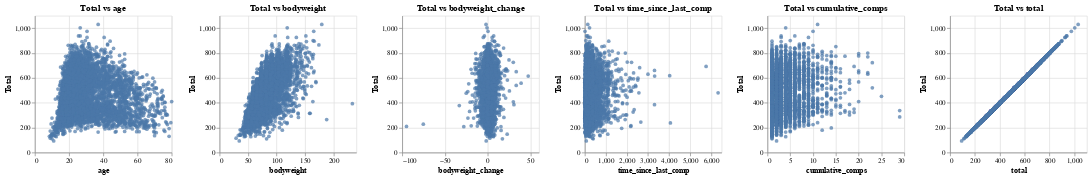

Write notebook code for a chart like this one.
### Code cell
alt.hconcat(*plots)

### Figure 1 — Vega-Lite specification as saved in the notebook (floating-point values rounded to 4 significant figures; data arrays with more than 128 entries replaced by an {"elided": "..."} marker saying what was removed)
{"config": {"view": {"continuousWidth": 400, "continuousHeight": 300}}, "hconcat": [{"mark": "circle", "encoding": {"tooltip": [{"field": "age", "type": "quantitative"}, {"field": "total", "type": "quantitative"}], "x": {"field": "age", "title": "age", "type": "quantitative"}, "y": {"field": "total", "title": "Total", "type": "quantitative"}}, "height": 200, "title": "Total vs age", "width": 200}, {"mark": "circle", "encoding": {"tooltip": [{"field": "bodyweight", "type": "quantitative"}, {"field": "total", "type": "quantitative"}], "x": {"field": "bodyweight", "title": "bodyweight", "type": "quantitative"}, "y": {"field": "total", "title": "Total", "type": "quantitative"}}, "height": 200, "title": "Total vs bodyweight", "width": 200}, {"mark": "circle", "encoding": {"tooltip": [{"field": "bodyweight_change", "type": "quantitative"}, {"field": "total", "type": "quantitative"}], "x": {"field": "bodyweight_change", "title": "bodyweight_change", "type": "quantitative"}, "y": {"field": "total", "title": "Total", "type": "quantitative"}}, "height": 200, "title": "Total vs bodyweight_change", "width": 200}, {"mark": "circle", "encoding": {"tooltip": [{"field": "time_since_last_comp", "type": "quantitative"}, {"field": "total", "type": "quantitative"}], "x": {"field": "time_since_last_comp", "title": "time_since_last_comp", "type": "quantitative"}, "y": {"field": "total", "title": "Total", "type": "quantitative"}}, "height": 200, "title": "Total vs time_since_last_comp", "width": 200}, {"mark": "circle", "encoding": {"tooltip": [{"field": "cumulative_comps", "type": "quantitative"}, {"field": "total", "type": "quantitative"}], "x": {"field": "cumulative_comps", "title": "cumulative_comps", "type": "quantitative"}, "y": {"field": "total", "title": "Total", "type": "quantitative"}}, "height": 200, "title": "Total vs cumulative_comps", "width": 200}, {"mark": "circle", "encoding": {"tooltip": [{"field": "total", "type": "quantitative"}, {"field": "total", "type": "quantitative"}], "x": {"field": "total", "title": "total", "type": "quantitative"}, "y": {"field": "total", "title": "Total", "type": "quantitative"}}, "height": 200, "title": "Total vs total", "width": 200}], "data": {"name": "data-8885f24a7481e4921938534b03d45e0b"}, "$schema": "https://vega.github.io/schema/vega-lite/v4.17.0.json", "datasets": {"data-8885f24a7481e4921938534b03d45e0b": {"elided": "5000 records"}}}
